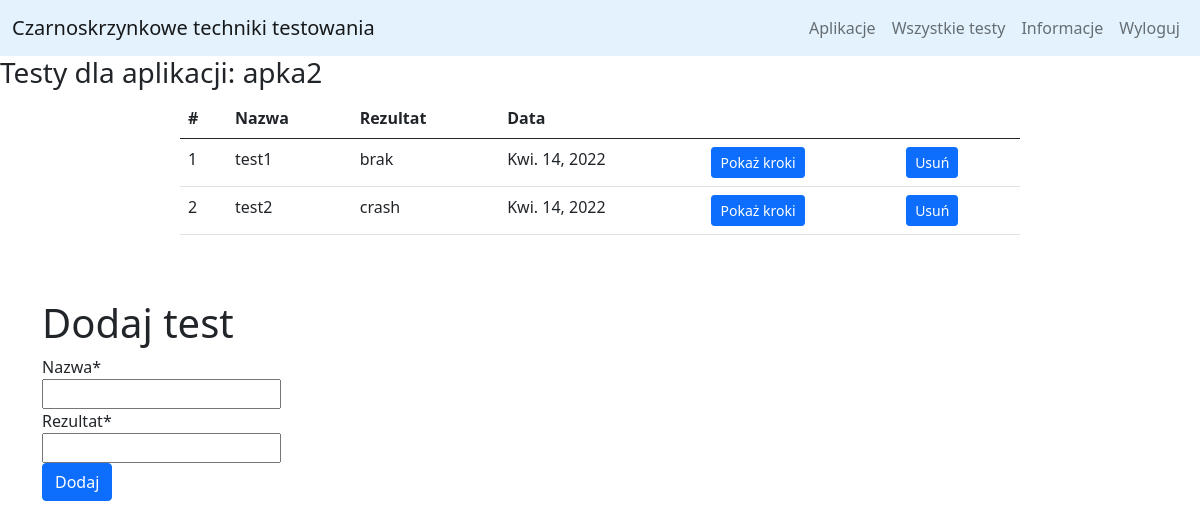
/apptesting/show_tests/2 (signed in), run on the app's committed database.
### mysite/models.py (models this page shows)
class Application(models.Model):
    owner = models.ForeignKey(User, on_delete=models.CASCADE)
    name = models.CharField(max_length=200)

class Test(models.Model):
    app = models.ForeignKey(Application, on_delete=models.CASCADE)
    name = models.CharField(max_length=200)
    result = models.CharField(max_length=500)
    date = models.DateField(auto_now_add=True)

### mysite/views.py (the view, shortened to what this page needs)
# urls.py: path("show_tests/<int:id>", views.show_tests, name="show_tests"),
def show_tests(request, id):
    if request.user.is_authenticated:
        app_ = Application.objects.get(pk=id)
        form = NewTestForm()
        if app_.owner == request.user:
            tests = Test.objects.filter(app=app_)
            return render(request, template_name='mysite/tests.html',
                          context={'form': form, 'tests': tests, 'app_id': id, 'app_name': app_.name})
    return redirect('mysite:home')

### mysite/forms.py
class NewTestForm(forms.Form):
	name = forms.CharField(label='Nazwa', max_length=200)
	result = forms.CharField(label='Rezultat', max_length=500)

### mysite/templates/mysite/tests.html
{% extends "mysite/add_test.html" %}
{% block tables %}
<h3>Testy dla aplikacji: {{app_name}}</h3>
<div class="d-flex justify-content-center">
<table class="table table-hover" style="width: 70%;">
    <thead>
      <tr>
        <th scope="col">#</th>
        <th scope="col">Nazwa</th>
        <th scope="col">Rezultat</th>
        <th scope="col">Data</th>
        <th></th>
        <th></th>
      </tr>
    </thead>
    <tbody>
        {% for test in tests %}
         <tr>
            <td>{{test.id}}</td>
            <td>{{test.name}}</td>
            <td>{{test.result}}</td>
            <td>{{test.date}}</td>
            <td>
              <a href="/19_lada/apptesting/apptesting/show_steps/{{test.id}}"><button type="button" class="btn btn-primary btn-sm">Pokaż kroki</button></a>
            </td>
            <td>
              <a href="/19_lada/apptesting/apptesting/delete_test/{{app_id}}/{{test.id}}"><button type="button" class="btn btn-primary btn-sm">Usuń</button></a>
            </td>
         </tr>
        {% endfor %}
    </tbody>
</table>
</div>
{% endblock %}

### data on the page
Application: name "apka2"
Test: id "1", name "test1", result "brak", date "Kwi. 14, 2022"
Test: id "2", name "test2", result "crash", date "Kwi. 14, 2022"
